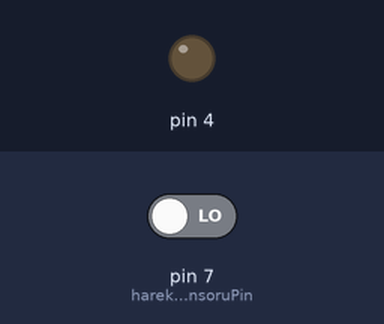
Recording of a sketch running on a simulated Arduino Uno, built with avr-gcc and run on an emulated ATmega328P. Parts: output pins drawn as LEDs (lit = HIGH). The test bench sets the inputs (shaded band); at power-on: pin 7 (hareketSensoruPin) LOW.

Above: at 1.2 s.
1.3 s: pin 7 (hareketSensoruPin) driven HIGH
At 2.2 s:
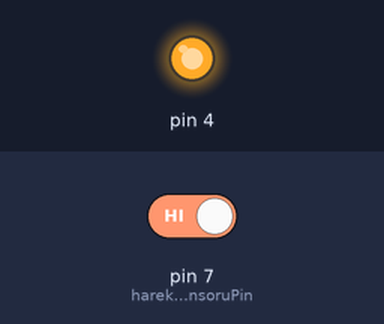
2.8 s: pin 7 (hareketSensoruPin) driven LOW
At 3.3 s:
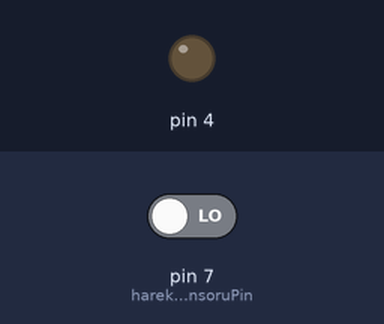
Timing chart, 0 to 5.8 s (numbered marks = the images above; inputs shaded):
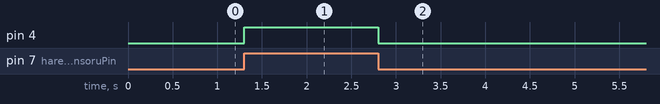

Measured:
- after the input at 1.3 s, pin 4: LOW → HIGH at once
- after the input at 2.8 s, pin 4: HIGH → LOW at once

The sketch:

hareketSensoru.ino
```cpp
bool hareket = false;
int hareketSensoruPin = 7;
void setup() {
pinMode(4, OUTPUT);
}

void loop() {
hareket = digitalRead(hareketSensoruPin); //sensörden okuma yapıyoruz
if(hareket == HIGH) //eğer hareket algılandıysa
{
  digitalWrite(4, HIGH);// 4 numaralı pine güç ver
}
else{ //değilse
  digitalWrite(4, LOW); //söndür
}
}
```
